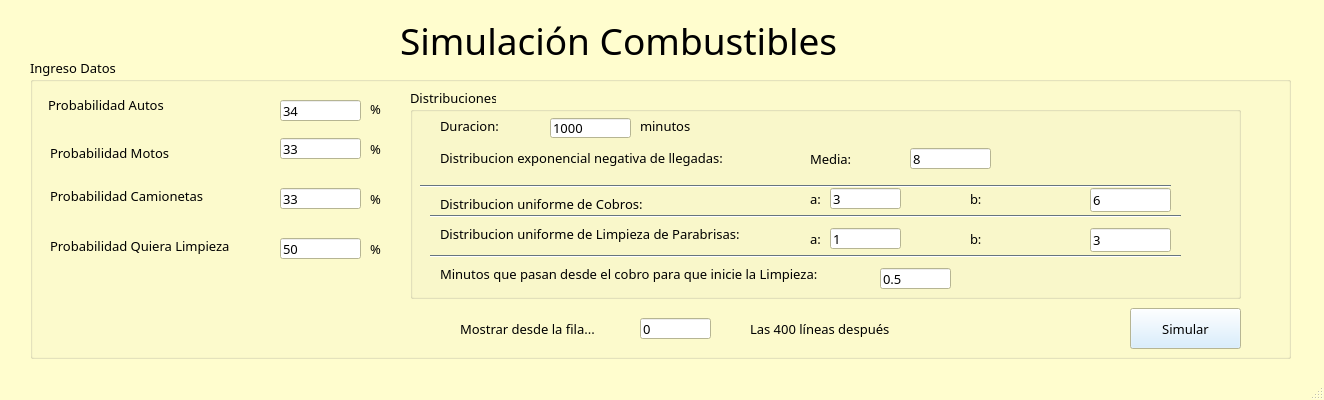
<?xml version="1.0" encoding="UTF-8"?>
<ui version="4.0">
 <class>MainWindow</class>
 <widget class="QMainWindow" name="MainWindow">
  <property name="geometry">
   <rect>
    <x>0</x>
    <y>0</y>
    <width>1324</width>
    <height>400</height>
   </rect>
  </property>
  <property name="minimumSize">
   <size>
    <width>1324</width>
    <height>400</height>
   </size>
  </property>
  <property name="maximumSize">
   <size>
    <width>1324</width>
    <height>400</height>
   </size>
  </property>
  <property name="palette">
   <palette>
    <active>
     <colorrole role="WindowText">
      <brush brushstyle="SolidPattern">
       <color alpha="255">
        <red>0</red>
        <green>0</green>
        <blue>0</blue>
       </color>
      </brush>
     </colorrole>
     <colorrole role="Button">
      <brush brushstyle="SolidPattern">
       <color alpha="255">
        <red>206</red>
        <green>234</green>
        <blue>255</blue>
       </color>
      </brush>
     </colorrole>
     <colorrole role="Light">
      <brush brushstyle="SolidPattern">
       <color alpha="255">
        <red>255</red>
        <green>255</green>
        <blue>255</blue>
       </color>
      </brush>
     </colorrole>
     <colorrole role="Midlight">
      <brush brushstyle="SolidPattern">
       <color alpha="255">
        <red>211</red>
        <green>222</green>
        <blue>227</blue>
       </color>
      </brush>
     </colorrole>
     <colorrole role="Dark">
      <brush brushstyle="SolidPattern">
       <color alpha="255">
        <red>103</red>
        <green>117</green>
        <blue>127</blue>
       </color>
      </brush>
     </colorrole>
     <colorrole role="Mid">
      <brush brushstyle="SolidPattern">
       <color alpha="255">
        <red>208</red>
        <green>221</green>
        <blue>239</blue>
       </color>
      </brush>
     </colorrole>
     <colorrole role="Text">
      <brush brushstyle="SolidPattern">
       <color alpha="255">
        <red>0</red>
        <green>0</green>
        <blue>0</blue>
       </color>
      </brush>
     </colorrole>
     <colorrole role="BrightText">
      <brush brushstyle="SolidPattern">
       <color alpha="255">
        <red>255</red>
        <green>255</green>
        <blue>255</blue>
       </color>
      </brush>
     </colorrole>
     <colorrole role="ButtonText">
      <brush brushstyle="SolidPattern">
       <color alpha="255">
        <red>0</red>
        <green>0</green>
        <blue>0</blue>
       </color>
      </brush>
     </colorrole>
     <colorrole role="Base">
      <brush brushstyle="SolidPattern">
       <color alpha="255">
        <red>255</red>
        <green>255</green>
        <blue>255</blue>
       </color>
      </brush>
     </colorrole>
     <colorrole role="Window">
      <brush brushstyle="SolidPattern">
       <color alpha="255">
        <red>255</red>
        <green>253</green>
        <blue>206</blue>
       </color>
      </brush>
     </colorrole>
     <colorrole role="Shadow">
      <brush brushstyle="SolidPattern">
       <color alpha="255">
        <red>0</red>
        <green>0</green>
        <blue>0</blue>
       </color>
      </brush>
     </colorrole>
     <colorrole role="AlternateBase">
      <brush brushstyle="SolidPattern">
       <color alpha="255">
        <red>230</red>
        <green>244</green>
        <blue>255</blue>
       </color>
      </brush>
     </colorrole>
     <colorrole role="ToolTipBase">
      <brush brushstyle="SolidPattern">
       <color alpha="255">
        <red>255</red>
        <green>255</green>
        <blue>220</blue>
       </color>
      </brush>
     </colorrole>
     <colorrole role="ToolTipText">
      <brush brushstyle="SolidPattern">
       <color alpha="255">
        <red>0</red>
        <green>0</green>
        <blue>0</blue>
       </color>
      </brush>
     </colorrole>
    </active>
    <inactive>
     <colorrole role="WindowText">
      <brush brushstyle="SolidPattern">
       <color alpha="255">
        <red>0</red>
        <green>0</green>
        <blue>0</blue>
       </color>
      </brush>
     </colorrole>
     <colorrole role="Button">
      <brush brushstyle="SolidPattern">
       <color alpha="255">
        <red>206</red>
        <green>234</green>
        <blue>255</blue>
       </color>
      </brush>
     </colorrole>
     <colorrole role="Light">
      <brush brushstyle="SolidPattern">
       <color alpha="255">
        <red>255</red>
        <green>255</green>
        <blue>255</blue>
       </color>
      </brush>
     </colorrole>
     <colorrole role="Midlight">
      <brush brushstyle="SolidPattern">
       <color alpha="255">
        <red>211</red>
        <green>222</green>
        <blue>227</blue>
       </color>
      </brush>
     </colorrole>
     <colorrole role="Dark">
      <brush brushstyle="SolidPattern">
       <color alpha="255">
        <red>103</red>
        <green>117</green>
        <blue>127</blue>
       </color>
      </brush>
     </colorrole>
     <colorrole role="Mid">
      <brush brushstyle="SolidPattern">
       <color alpha="255">
        <red>208</red>
        <green>221</green>
        <blue>239</blue>
       </color>
      </brush>
     </colorrole>
     <colorrole role="Text">
      <brush brushstyle="SolidPattern">
       <color alpha="255">
        <red>0</red>
        <green>0</green>
        <blue>0</blue>
       </color>
      </brush>
     </colorrole>
     <colorrole role="BrightText">
      <brush brushstyle="SolidPattern">
       <color alpha="255">
        <red>255</red>
        <green>255</green>
        <blue>255</blue>
       </color>
      </brush>
     </colorrole>
     <colorrole role="ButtonText">
      <brush brushstyle="SolidPattern">
       <color alpha="255">
        <red>0</red>
        <green>0</green>
        <blue>0</blue>
       </color>
      </brush>
     </colorrole>
     <colorrole role="Base">
      <brush brushstyle="SolidPattern">
       <color alpha="255">
        <red>255</red>
        <green>255</green>
        <blue>255</blue>
       </color>
      </brush>
     </colorrole>
     <colorrole role="Window">
      <brush brushstyle="SolidPattern">
       <color alpha="255">
        <red>255</red>
        <green>253</green>
        <blue>206</blue>
       </color>
      </brush>
     </colorrole>
     <colorrole role="Shadow">
      <brush brushstyle="SolidPattern">
       <color alpha="255">
        <red>0</red>
        <green>0</green>
        <blue>0</blue>
       </color>
      </brush>
     </colorrole>
     <colorrole role="AlternateBase">
      <brush brushstyle="SolidPattern">
       <color alpha="255">
        <red>230</red>
        <green>244</green>
        <blue>255</blue>
       </color>
      </brush>
     </colorrole>
     <colorrole role="ToolTipBase">
      <brush brushstyle="SolidPattern">
       <color alpha="255">
        <red>255</red>
        <green>255</green>
        <blue>220</blue>
       </color>
      </brush>
     </colorrole>
     <colorrole role="ToolTipText">
      <brush brushstyle="SolidPattern">
       <color alpha="255">
        <red>0</red>
        <green>0</green>
        <blue>0</blue>
       </color>
      </brush>
     </colorrole>
    </inactive>
    <disabled>
     <colorrole role="WindowText">
      <brush brushstyle="SolidPattern">
       <color alpha="255">
        <red>103</red>
        <green>117</green>
        <blue>127</blue>
       </color>
      </brush>
     </colorrole>
     <colorrole role="Button">
      <brush brushstyle="SolidPattern">
       <color alpha="255">
        <red>206</red>
        <green>234</green>
        <blue>255</blue>
       </color>
      </brush>
     </colorrole>
     <colorrole role="Light">
      <brush brushstyle="SolidPattern">
       <color alpha="255">
        <red>255</red>
        <green>255</green>
        <blue>255</blue>
       </color>
      </brush>
     </colorrole>
     <colorrole role="Midlight">
      <brush brushstyle="SolidPattern">
       <color alpha="255">
        <red>211</red>
        <green>222</green>
        <blue>227</blue>
       </color>
      </brush>
     </colorrole>
     <colorrole role="Dark">
      <brush brushstyle="SolidPattern">
       <color alpha="255">
        <red>103</red>
        <green>117</green>
        <blue>127</blue>
       </color>
      </brush>
     </colorrole>
     <colorrole role="Mid">
      <brush brushstyle="SolidPattern">
       <color alpha="255">
        <red>208</red>
        <green>221</green>
        <blue>239</blue>
       </color>
      </brush>
     </colorrole>
     <colorrole role="Text">
      <brush brushstyle="SolidPattern">
       <color alpha="255">
        <red>103</red>
        <green>117</green>
        <blue>127</blue>
       </color>
      </brush>
     </colorrole>
     <colorrole role="BrightText">
      <brush brushstyle="SolidPattern">
       <color alpha="255">
        <red>255</red>
        <green>255</green>
        <blue>255</blue>
       </color>
      </brush>
     </colorrole>
     <colorrole role="ButtonText">
      <brush brushstyle="SolidPattern">
       <color alpha="255">
        <red>103</red>
        <green>117</green>
        <blue>127</blue>
       </color>
      </brush>
     </colorrole>
     <colorrole role="Base">
      <brush brushstyle="SolidPattern">
       <color alpha="255">
        <red>255</red>
        <green>253</green>
        <blue>206</blue>
       </color>
      </brush>
     </colorrole>
     <colorrole role="Window">
      <brush brushstyle="SolidPattern">
       <color alpha="255">
        <red>255</red>
        <green>253</green>
        <blue>206</blue>
       </color>
      </brush>
     </colorrole>
     <colorrole role="Shadow">
      <brush brushstyle="SolidPattern">
       <color alpha="255">
        <red>0</red>
        <green>0</green>
        <blue>0</blue>
       </color>
      </brush>
     </colorrole>
     <colorrole role="AlternateBase">
      <brush brushstyle="SolidPattern">
       <color alpha="255">
        <red>206</red>
        <green>234</green>
        <blue>255</blue>
       </color>
      </brush>
     </colorrole>
     <colorrole role="ToolTipBase">
      <brush brushstyle="SolidPattern">
       <color alpha="255">
        <red>255</red>
        <green>255</green>
        <blue>220</blue>
       </color>
      </brush>
     </colorrole>
     <colorrole role="ToolTipText">
      <brush brushstyle="SolidPattern">
       <color alpha="255">
        <red>0</red>
        <green>0</green>
        <blue>0</blue>
       </color>
      </brush>
     </colorrole>
    </disabled>
   </palette>
  </property>
  <property name="font">
   <font>
    <family>Berlin Sans FB</family>
    <pointsize>9</pointsize>
   </font>
  </property>
  <property name="acceptDrops">
   <bool>true</bool>
  </property>
  <property name="windowTitle">
   <string>Ingreso Datos - Simulación Combustibles</string>
  </property>
  <property name="windowIcon">
   <iconset>
    <normaloff>../Imagenes/coche.png</normaloff>../Imagenes/coche.png</iconset>
  </property>
  <widget class="QWidget" name="centralwidget">
   <widget class="QLabel" name="label_13">
    <property name="geometry">
     <rect>
      <x>400</x>
      <y>10</y>
      <width>491</width>
      <height>61</height>
     </rect>
    </property>
    <property name="font">
     <font>
      <family>Berlin Sans FB</family>
      <pointsize>28</pointsize>
     </font>
    </property>
    <property name="text">
     <string>Simulación Combustibles</string>
    </property>
   </widget>
   <widget class="QGroupBox" name="groupBox">
    <property name="geometry">
     <rect>
      <x>30</x>
      <y>58</y>
      <width>1261</width>
      <height>301</height>
     </rect>
    </property>
    <property name="font">
     <font>
      <family>Berlin Sans FB</family>
      <pointsize>10</pointsize>
      <weight>50</weight>
      <italic>false</italic>
      <bold>false</bold>
      <underline>false</underline>
     </font>
    </property>
    <property name="title">
     <string>Ingreso Datos</string>
    </property>
    <widget class="QLineEdit" name="txtProbAutos">
     <property name="geometry">
      <rect>
       <x>250</x>
       <y>42</y>
       <width>81</width>
       <height>21</height>
      </rect>
     </property>
     <property name="text">
      <string>34</string>
     </property>
    </widget>
    <widget class="QLabel" name="label">
     <property name="geometry">
      <rect>
       <x>18</x>
       <y>36</y>
       <width>231</width>
       <height>21</height>
      </rect>
     </property>
     <property name="text">
      <string>Probabilidad Autos </string>
     </property>
    </widget>
    <widget class="QLineEdit" name="txtProbMotos">
     <property name="geometry">
      <rect>
       <x>250</x>
       <y>80</y>
       <width>81</width>
       <height>21</height>
      </rect>
     </property>
     <property name="text">
      <string>33</string>
     </property>
    </widget>
    <widget class="QLineEdit" name="txtProbCamionetas">
     <property name="geometry">
      <rect>
       <x>250</x>
       <y>130</y>
       <width>81</width>
       <height>21</height>
      </rect>
     </property>
     <property name="text">
      <string>33</string>
     </property>
    </widget>
    <widget class="QLabel" name="label_2">
     <property name="geometry">
      <rect>
       <x>20</x>
       <y>80</y>
       <width>231</width>
       <height>29</height>
      </rect>
     </property>
     <property name="text">
      <string>Probabilidad Motos</string>
     </property>
    </widget>
    <widget class="QLabel" name="label_4">
     <property name="geometry">
      <rect>
       <x>20</x>
       <y>130</y>
       <width>231</width>
       <height>16</height>
      </rect>
     </property>
     <property name="text">
      <string>Probabilidad Camionetas</string>
     </property>
    </widget>
    <widget class="QPushButton" name="btnSimular">
     <property name="geometry">
      <rect>
       <x>1100</x>
       <y>250</y>
       <width>111</width>
       <height>41</height>
      </rect>
     </property>
     <property name="text">
      <string>Simular</string>
     </property>
    </widget>
    <widget class="QGroupBox" name="groupBox_2">
     <property name="geometry">
      <rect>
       <x>380</x>
       <y>30</y>
       <width>831</width>
       <height>211</height>
      </rect>
     </property>
     <property name="title">
      <string>Distribuciones</string>
     </property>
     <widget class="QLineEdit" name="aLimpieza">
      <property name="geometry">
       <rect>
        <x>420</x>
        <y>140</y>
        <width>71</width>
        <height>21</height>
       </rect>
      </property>
      <property name="text">
       <string>1</string>
      </property>
     </widget>
     <widget class="QLineEdit" name="bLimpieza">
      <property name="geometry">
       <rect>
        <x>680</x>
        <y>140</y>
        <width>81</width>
        <height>24</height>
       </rect>
      </property>
      <property name="text">
       <string>3</string>
      </property>
     </widget>
     <widget class="QLabel" name="label_9">
      <property name="geometry">
       <rect>
        <x>30</x>
        <y>100</y>
        <width>281</width>
        <height>31</height>
       </rect>
      </property>
      <property name="text">
       <string>Distribucion uniforme de Cobros:</string>
      </property>
     </widget>
     <widget class="QLineEdit" name="aCobros">
      <property name="geometry">
       <rect>
        <x>420</x>
        <y>100</y>
        <width>71</width>
        <height>21</height>
       </rect>
      </property>
      <property name="text">
       <string>3</string>
      </property>
     </widget>
     <widget class="QLineEdit" name="bCobros">
      <property name="geometry">
       <rect>
        <x>680</x>
        <y>100</y>
        <width>81</width>
        <height>24</height>
       </rect>
      </property>
      <property name="text">
       <string>6</string>
      </property>
     </widget>
     <widget class="QLabel" name="label_7">
      <property name="geometry">
       <rect>
        <x>30</x>
        <y>30</y>
        <width>91</width>
        <height>16</height>
       </rect>
      </property>
      <property name="text">
       <string>Duracion:</string>
      </property>
     </widget>
     <widget class="QLabel" name="label_11">
      <property name="geometry">
       <rect>
        <x>30</x>
        <y>130</y>
        <width>371</width>
        <height>31</height>
       </rect>
      </property>
      <property name="text">
       <string>Distribucion uniforme de Limpieza de Parabrisas:</string>
      </property>
     </widget>
     <widget class="QLineEdit" name="duracion">
      <property name="geometry">
       <rect>
        <x>140</x>
        <y>30</y>
        <width>81</width>
        <height>20</height>
       </rect>
      </property>
      <property name="text">
       <string>1000</string>
      </property>
     </widget>
     <widget class="Line" name="line">
      <property name="geometry">
       <rect>
        <x>10</x>
        <y>90</y>
        <width>751</width>
        <height>16</height>
       </rect>
      </property>
      <property name="orientation">
       <enum>Qt::Horizontal</enum>
      </property>
     </widget>
     <widget class="Line" name="line_2">
      <property name="geometry">
       <rect>
        <x>20</x>
        <y>120</y>
        <width>751</width>
        <height>16</height>
       </rect>
      </property>
      <property name="orientation">
       <enum>Qt::Horizontal</enum>
      </property>
     </widget>
     <widget class="Line" name="line_3">
      <property name="geometry">
       <rect>
        <x>20</x>
        <y>160</y>
        <width>751</width>
        <height>16</height>
       </rect>
      </property>
      <property name="orientation">
       <enum>Qt::Horizontal</enum>
      </property>
     </widget>
     <widget class="QLabel" name="label_24">
      <property name="geometry">
       <rect>
        <x>400</x>
        <y>100</y>
        <width>16</width>
        <height>21</height>
       </rect>
      </property>
      <property name="text">
       <string>a:</string>
      </property>
     </widget>
     <widget class="QLabel" name="label_25">
      <property name="geometry">
       <rect>
        <x>560</x>
        <y>100</y>
        <width>101</width>
        <height>21</height>
       </rect>
      </property>
      <property name="text">
       <string>b:</string>
      </property>
     </widget>
     <widget class="QLabel" name="label_26">
      <property name="geometry">
       <rect>
        <x>560</x>
        <y>140</y>
        <width>101</width>
        <height>21</height>
       </rect>
      </property>
      <property name="text">
       <string>b:</string>
      </property>
     </widget>
     <widget class="QLabel" name="label_27">
      <property name="geometry">
       <rect>
        <x>400</x>
        <y>140</y>
        <width>16</width>
        <height>21</height>
       </rect>
      </property>
      <property name="text">
       <string>a:</string>
      </property>
     </widget>
     <widget class="QLabel" name="label_14">
      <property name="geometry">
       <rect>
        <x>30</x>
        <y>60</y>
        <width>331</width>
        <height>20</height>
       </rect>
      </property>
      <property name="text">
       <string>Distribucion exponencial negativa de llegadas:</string>
      </property>
     </widget>
     <widget class="QLabel" name="label_29">
      <property name="geometry">
       <rect>
        <x>400</x>
        <y>60</y>
        <width>61</width>
        <height>21</height>
       </rect>
      </property>
      <property name="text">
       <string>Media:</string>
      </property>
     </widget>
     <widget class="QLineEdit" name="mediaExpoLlegadas">
      <property name="geometry">
       <rect>
        <x>500</x>
        <y>60</y>
        <width>81</width>
        <height>21</height>
       </rect>
      </property>
      <property name="text">
       <string>8</string>
      </property>
     </widget>
     <widget class="QLabel" name="label_12">
      <property name="geometry">
       <rect>
        <x>230</x>
        <y>30</y>
        <width>91</width>
        <height>16</height>
       </rect>
      </property>
      <property name="text">
       <string>minutos</string>
      </property>
     </widget>
     <widget class="QLabel" name="label_17">
      <property name="geometry">
       <rect>
        <x>30</x>
        <y>170</y>
        <width>441</width>
        <height>31</height>
       </rect>
      </property>
      <property name="text">
       <string>Minutos que pasan desde el cobro para que inicie la Limpieza:</string>
      </property>
     </widget>
     <widget class="QLineEdit" name="inicioLimpieza">
      <property name="geometry">
       <rect>
        <x>470</x>
        <y>180</y>
        <width>71</width>
        <height>21</height>
       </rect>
      </property>
      <property name="text">
       <string>0.5</string>
      </property>
     </widget>
    </widget>
    <widget class="QLabel" name="label_31">
     <property name="geometry">
      <rect>
       <x>430</x>
       <y>260</y>
       <width>181</width>
       <height>21</height>
      </rect>
     </property>
     <property name="text">
      <string>Mostrar desde la fila...</string>
     </property>
    </widget>
    <widget class="QLineEdit" name="txtInicioFilas">
     <property name="geometry">
      <rect>
       <x>610</x>
       <y>260</y>
       <width>71</width>
       <height>21</height>
      </rect>
     </property>
     <property name="text">
      <string>0</string>
     </property>
    </widget>
    <widget class="QLabel" name="label_32">
     <property name="geometry">
      <rect>
       <x>720</x>
       <y>260</y>
       <width>311</width>
       <height>21</height>
      </rect>
     </property>
     <property name="text">
      <string>Las 400 líneas después</string>
     </property>
    </widget>
    <widget class="QLabel" name="label_8">
     <property name="geometry">
      <rect>
       <x>340</x>
       <y>40</y>
       <width>31</width>
       <height>21</height>
      </rect>
     </property>
     <property name="text">
      <string>%</string>
     </property>
    </widget>
    <widget class="QLabel" name="label_10">
     <property name="geometry">
      <rect>
       <x>340</x>
       <y>80</y>
       <width>31</width>
       <height>21</height>
      </rect>
     </property>
     <property name="text">
      <string>%</string>
     </property>
    </widget>
    <widget class="QLabel" name="label_15">
     <property name="geometry">
      <rect>
       <x>340</x>
       <y>130</y>
       <width>31</width>
       <height>21</height>
      </rect>
     </property>
     <property name="text">
      <string>%</string>
     </property>
    </widget>
    <widget class="QLineEdit" name="txtProbQuiereLimpieza">
     <property name="geometry">
      <rect>
       <x>250</x>
       <y>180</y>
       <width>81</width>
       <height>21</height>
      </rect>
     </property>
     <property name="text">
      <string>50</string>
     </property>
    </widget>
    <widget class="QLabel" name="label_16">
     <property name="geometry">
      <rect>
       <x>340</x>
       <y>180</y>
       <width>31</width>
       <height>21</height>
      </rect>
     </property>
     <property name="text">
      <string>%</string>
     </property>
    </widget>
    <widget class="QLabel" name="label_5">
     <property name="geometry">
      <rect>
       <x>20</x>
       <y>180</y>
       <width>221</width>
       <height>16</height>
      </rect>
     </property>
     <property name="text">
      <string>Probabilidad Quiera Limpieza</string>
     </property>
    </widget>
    <zorder>groupBox_2</zorder>
    <zorder>txtProbAutos</zorder>
    <zorder>label</zorder>
    <zorder>txtProbMotos</zorder>
    <zorder>txtProbCamionetas</zorder>
    <zorder>label_2</zorder>
    <zorder>label_4</zorder>
    <zorder>btnSimular</zorder>
    <zorder>label_31</zorder>
    <zorder>txtInicioFilas</zorder>
    <zorder>label_32</zorder>
    <zorder>label_8</zorder>
    <zorder>label_10</zorder>
    <zorder>label_15</zorder>
    <zorder>txtProbQuiereLimpieza</zorder>
    <zorder>label_16</zorder>
    <zorder>label_5</zorder>
   </widget>
   <zorder>groupBox</zorder>
   <zorder>label_13</zorder>
  </widget>
  <widget class="QStatusBar" name="statusbar"/>
 </widget>
 <tabstops>
  <tabstop>txtProbAutos</tabstop>
  <tabstop>txtProbMotos</tabstop>
  <tabstop>txtProbCamionetas</tabstop>
  <tabstop>duracion</tabstop>
  <tabstop>aCobros</tabstop>
  <tabstop>bCobros</tabstop>
  <tabstop>aLimpieza</tabstop>
  <tabstop>bLimpieza</tabstop>
  <tabstop>txtInicioFilas</tabstop>
  <tabstop>btnSimular</tabstop>
 </tabstops>
 <resources/>
 <connections/>
</ui>
